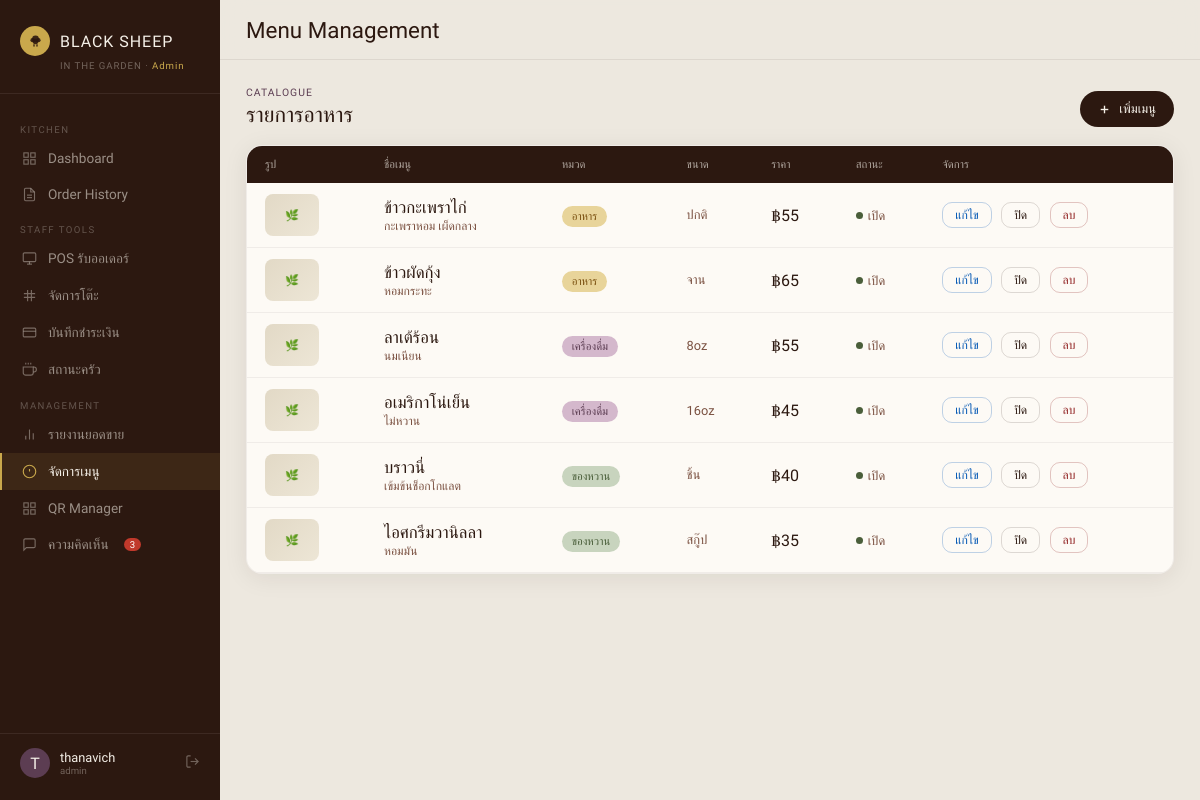
The page /admin/menu_manage.php (signed in) on the database its author committed.
### tables this page shows
CREATE TABLE `menu_items` (
  `item_id` int(11) NOT NULL,
  `category_id` int(11) NOT NULL,
  `item_name` varchar(150) NOT NULL,
  `size` varchar(50) DEFAULT '',
  `description` text DEFAULT NULL,
  `price` decimal(10,2) NOT NULL,
  `image` varchar(255) DEFAULT NULL,
  `active` tinyint(1) DEFAULT 1
);

CREATE TABLE `categories` (
  `category_id` int(11) NOT NULL,
  `category_name` varchar(100) NOT NULL,
  `sort_order` int(11) DEFAULT 0
);

### admin/menu_manage.php (the view, shortened to what this page needs)
<?php
include '../connect.php';
$items = $conn->query("SELECT m.*,c.category_name FROM menu_items m JOIN categories c ON m.category_id=c.category_id ORDER BY c.sort_order,m.item_name");
?>
<!DOCTYPE html>
<html lang="th">
<head>
  <link rel="stylesheet" href="../assets/style.css">
  <link rel="stylesheet" href="../assets/admin.css">
</head>
<body>
  <?php include 'sidebar.php'; ?>
  <div class="main">
    <div class="topbar">
      <div class="topbar-title serif">Menu Management</div>
    </div>
    <div class="page-content animate-up">
      <div class="sec-hdr">
        <div>
          <div class="sec-eyebrow">Catalogue</div>
          <div class="sec-title serif">รายการอาหาร</div>
        </div>
        <button class="add-btn-top" onclick="document.getElementById('addModal').classList.add('open')">
          <svg viewBox="0 0 24 24" stroke-width="2.5">
            <line x1="12" y1="5" x2="12" y2="19" />
            <line x1="5" y1="12" x2="19" y2="12" />
          </svg>
          เพิ่มเมนู
        </button>
      </div>
      <div class="table-wrap">
        <table>
          <thead>
            <tr>
              <th>รูป</th>
              <th>ชื่อเมนู</th>
              <th>หมวด</th>
              <th>ขนาด</th>
              <th>ราคา</th>
              <th>สถานะ</th>
              <th>จัดการ</th>
            </tr>
          </thead>
          <tbody>
            <?php while($item=$items->fetch_assoc()):
            $cat_key=strtolower($item['category_name']);
            $cc='cc-other';
            if(strpos($cat_key,'อาหาร')!==false||strpos($cat_key,'food')!==false) $cc='cc-food';
            elseif(strpos($cat_key,'ดื่ม')!==false||strpos($cat_key,'drink')!==false) $cc='cc-drink';
            elseif(strpos($cat_key,'หวาน')!==false||strpos($cat_key,'dessert')!==false) $cc='cc-dessert';
          ?>
            <tr class="<?= !$item['active']?'inactive':'' ?>">
              <td>
                <?php if(!empty($item['image'])): ?>
                <img class="thumb" src="../uploads/<?= htmlspecialchars($item['image']) ?>" alt="">
                <?php else: ?>
                <div class="thumb-placeholder">🌿</div>
                <?php endif; ?>
              </td>
              <td>
                <div class="mn"><?= htmlspecialchars($item['item_name']) ?></div>
                <?php if($item['description']): ?><div class="md">
                  <?= htmlspecialchars(substr($item['description'],0,55)).(strlen($item['description'])>55?'…':'') ?>
                </div><?php endif; ?>
              </td>
              <td><span class="cat-chip <?= $cc ?>"><?= htmlspecialchars($item['category_name']) ?></span></td>
              <td style="font-size:.8rem;color:var(--choco-light)"><?= htmlspecialchars($item['size']??'-') ?></td>
              <td class="price-val">฿<?= number_format($item['price'],0) ?></td>
              <td>
                <span class="act-dot">
                  <span class="dot <?= $item['active']?'dot-on':'dot-off' ?>"></span>
                  <span style="font-size:.8rem;color:var(--choco-light)"><?= $item['active']?'เปิด':'ปิด' ?></span>
                </span>
              </td>
              <td>
                <button class="act-btn edit" onclick='openEditModal(<?= json_encode([
                  "id" => $item["item_id"],
                  "name" => $item["item_name"],
                  "cat" => $item["category_id"],
                  "size" => $item["size"],
                  "price" => $item["price"],
                  "desc" => $item["description"]
              ]) ?>)'>แก้ไข</button>
                <form method="post" style="display:inline">
                  <button name="action" value="toggle" class="act-btn"><?= $item['active']?'ปิด':'เปิด' ?></button>
                </form>
                <form method="post" style="display:inline" onsubmit="return confirm('ลบเมนูนี้?')">
                  <button name="action" value="delete" class="act-btn danger">ลบ</button>
                </form>
              </td>
            </tr>
            <?php endwhile; ?>
          </tbody>
        </table>
      </div>
    </div>
  </div>
</body>
</html>

### assets/style.css (style rules this page uses)
:root { --cream: #f5f0e8; --cream-deep: #ede6d6; --cream-dark: #e2d9c6; --choco: #2c1810; --choco-mid: #4a2c1e; --choco-light: #7a5040; --mangosteen: #5c3d52; --mango-pale: #d4b8cc; --botanical: #4a5e3a; --bot-pale: #c8d4be; --gold: #c9a84c; --gold-pale: #e8d49a; --shadow-soft: 0 4px 24px rgba(44, 24, 16, 0.08); --shadow-card: 0 8px 40px rgba(44, 24, 16, 0.14); --shadow-deep: 0 16px 64px rgba(44, 24, 16, 0.28); --radius: 16px; --radius-sm: 10px; }
*, *::before, *::after { box-sizing: border-box; margin: 0; padding: 0; }
html { scroll-behavior: smooth; }
body { font-family: "Jost", sans-serif; font-weight: 300; background-color: var(--cream); color: var(--choco); min-height: 100vh; -webkit-font-smoothing: antialiased; }
h1, h2, h3, h4, .serif { font-family: "Cormorant Garamond", serif; font-weight: 400; }
.animate-up { animation: fadeUp 0.4s ease forwards; }

### assets/admin.css (style rules this page uses)
body { background: #ede8df; display: flex; min-height: 100vh; font-family: "Prompt", sans-serif; margin: 0; }
.serif { font-family: "Kanit", sans-serif; }
.main { margin-left: 220px; flex: 1; }
.topbar { height: 60px; background: rgba(237, 232, 223, 0.9); backdrop-filter: blur(14px); border-bottom: 1px solid rgba(44, 24, 16, 0.08); display: flex; align-items: center; justify-content: space-between; padding: 0 26px; position: sticky; top: 0; z-index: 40; }
.topbar-title { font-family: "Kanit", sans-serif; font-size: 1.4rem; font-weight: 500; }
.page-content { padding: 26px; }
.sec-hdr { display: flex; align-items: flex-end; justify-content: space-between; margin-bottom: 18px; }
.sec-eyebrow { font-size: 0.65rem; letter-spacing: 0.1em; text-transform: uppercase; color: var(--mangosteen); margin-bottom: 3px; }
.sec-title { font-family: "Kanit", sans-serif; font-size: 1.35rem; font-weight: 500; }
.add-btn-top { display: inline-flex; align-items: center; gap: 8px; background: var(--choco); color: var(--cream); border: none; padding: 10px 18px; border-radius: 30px; font-family: "Prompt", sans-serif; font-size: 0.8rem; cursor: pointer; transition: background 0.2s; }
.add-btn-top svg { width: 13px; height: 13px; stroke: currentColor; fill: none; }
.table-wrap { background: #fdfaf5; border-radius: var(--radius); border: 1px solid rgba(44, 24, 16, 0.06); box-shadow: var(--shadow-soft); overflow: hidden; }
table { width: 100%; border-collapse: collapse; }
thead tr { background: var(--choco); }
thead th { padding: 12px 18px; font-size: 0.7rem; font-weight: 400; color: rgba(245, 240, 232, 0.65); text-align: left; font-family: "Prompt", sans-serif; }
tbody tr { border-bottom: 1px solid rgba(44, 24, 16, 0.06); transition: background 0.15s; }
tbody td { padding: 11px 18px; vertical-align: middle; font-size: 0.85rem; }
.thumb-placeholder { width: 54px; height: 42px; border-radius: 8px; background: linear-gradient(135deg, var(--cream-dark), var(--cream-deep)); display: flex; align-items: center; justify-content: center; font-size: 0.7rem; color: var(--choco-light); }
.mn { font-family: "Kanit", sans-serif; font-size: 1.05rem; font-weight: 500; color: var(--choco); }
.md { font-size: 0.75rem; font-weight: 300; color: var(--choco-light); margin-top: 2px; }
.cat-chip { font-size: 0.7rem; font-weight: 400; padding: 4px 10px; border-radius: 20px; }
.cc-food { background: var(--gold-pale); color: #7a5010; }
.cc-drink { background: var(--mango-pale); color: var(--mangosteen); }
.cc-dessert { background: var(--bot-pale); color: var(--botanical); }
.price-val { font-family: "Kanit", sans-serif; font-size: 1rem; font-weight: 500; }
.act-dot { display: inline-flex; align-items: center; gap: 5px; font-size: 0.75rem; }
.dot { width: 7px; height: 7px; border-radius: 50%; }
.dot-on { background: var(--botanical); }
.act-btn { background: transparent; border: 1px solid rgba(44, 24, 16, 0.15); border-radius: var(--radius-sm); padding: 5px 12px; font-family: "Prompt", sans-serif; font-size: 0.75rem; font-weight: 400; color: var(--choco); cursor: pointer; transition: all 0.15s; margin-right: 6px; }
.act-btn.edit { color: #0056b3; border-color: rgba(0, 86, 179, 0.25); }
.act-btn.danger { color: #902020; border-color: rgba(144, 32, 32, 0.25); }

### rows shown on the page
menu_items: item_name "ข้าวกะเพราไก่", description "กะเพราหอม เผ็ดกลาง", category.category_name "อาหาร", size "ปกติ", price "55", active 1 (drawn)
menu_items: item_name "ข้าวผัดกุ้ง", description "หอมกระทะ", category.category_name "อาหาร", size "จาน", price "65", active 1 (drawn)
menu_items: item_name "ลาเต้ร้อน", description "นมเนียน", category.category_name "เครื่องดื่ม", size "8oz", price "55", active 1 (drawn)
menu_items: item_name "อเมริกาโน่เย็น", description "ไม่หวาน", category.category_name "เครื่องดื่ม", size "16oz", price "45", active 1 (drawn)
menu_items: item_name "บราวนี่", description "เข้มข้นช็อกโกแลต", category.category_name "ของหวาน", size "ชิ้น", price "40", active 1 (drawn)
menu_items: item_name "ไอศกรีมวานิลลา", description "หอมมัน", category.category_name "ของหวาน", size "สกู๊ป", price "35", active 1 (drawn)

### other values the page prints
$role "Admin"
$label "Dashboard Order History POS รับออเดอร์ จัดการโต๊ะ บันทึกชำระเงิน สถานะครัว รายงานยอดขาย จัดการเมนู QR Manager"
$fb_unread "3"
substr($_SESSION['admin_name']??'S',0,1) "T"
$_SESSION['admin_name'] "thanavich"
$role "admin"
